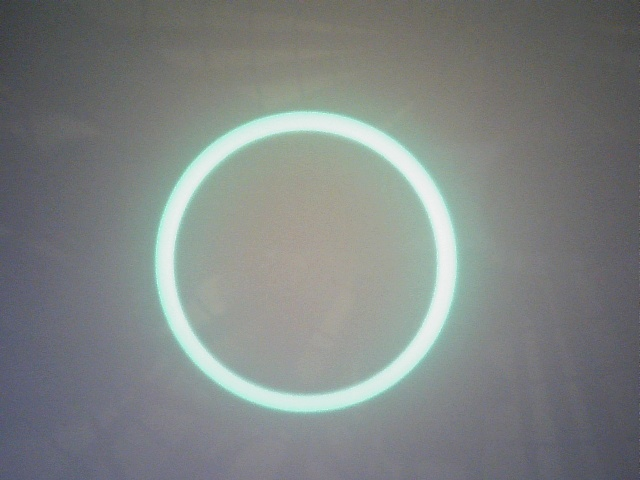
#> input picture pythonProject2/LED_ON.jpg, 640 x 480 px
$ python can_bang_sang2.py
#> lines starting #> are read from the running program, lines starting #| are printed output that depends on the picture; after the words box and inside, x2 and y2 are one past the last pixel; in counts of white or black regions, pixels touching at a corner belong together
#> in main, anh is the input picture: shape (480, 640, 3); mean B, G, R 130.4, 131.6, 126.5
import cv2
import numpy as np

def anh_histogram(image):
    # Chuyển đổi ảnh sang ảnh grayscale
    anh_xam = cv2.cvtColor(image, cv2.COLOR_BGR2GRAY)
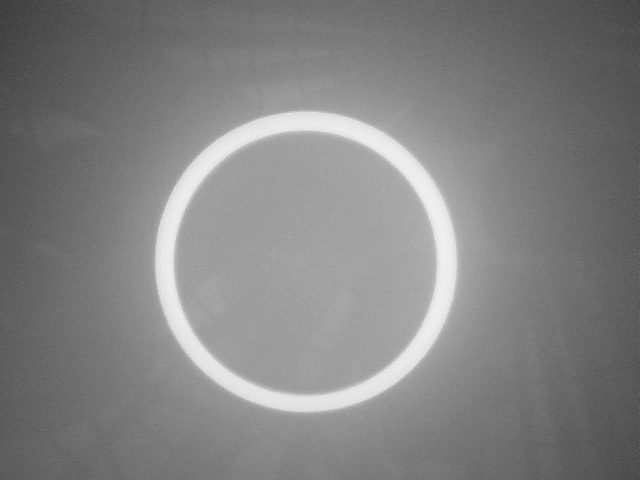
#> anh_xam: shape (480, 640); min 54, max 243, mean 129.9

    # Cân bằng lược đồ màu
    anh_can_bang = cv2.equalizeHist(anh_xam)
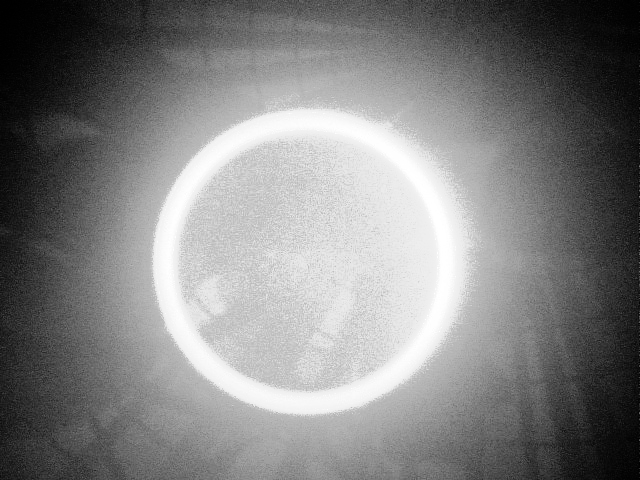
#> anh_can_bang: shape (480, 640); min 0, max 255, mean 128.9

    # Chuyển đổi ảnh xám thành ảnh màu
    anh_can_bang_mau = cv2.cvtColor(anh_can_bang, cv2.COLOR_GRAY2BGR)

    # Tìm giá trị tối đa và tối thiểu trong ảnh cân bằng
    gia_tri_toi_thieu, gia_tri_toi_da, _, _ = cv2.minMaxLoc(anh_can_bang)
#> gia_tri_toi_thieu = 0; gia_tri_toi_da = 255

    # Đặt ngưỡng để lọc các pixel có độ tương phản cao hơn ngưỡng
    nguong = gia_tri_toi_da * 0.95
#> nguong = 242.2

    # Cắt ảnh theo phần có độ tương phản tương đối cao
    anh_cai_tien_tuong_phan = anh_can_bang_mau.copy()
    anh_cai_tien_tuong_phan[anh_can_bang_mau < nguong] = 0
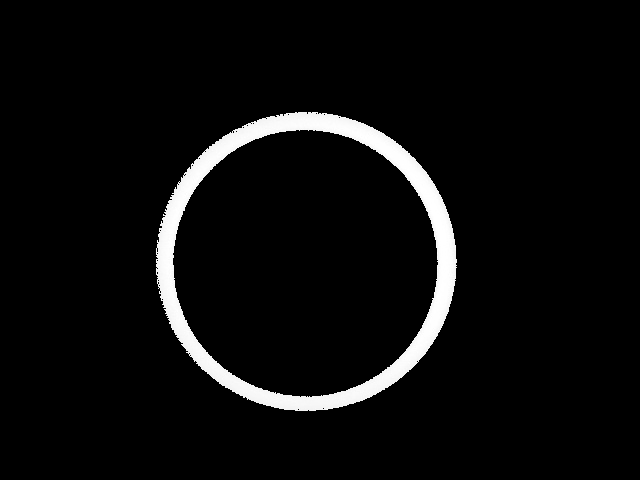
#> anh_cai_tien_tuong_phan: shape (480, 640, 3); min 0, max 255, mean 12.3

    return anh_cai_tien_tuong_phan


def xac_dinh_vung_trang(anh):
    # Chuyển đổi ảnh sang ảnh grayscale
    anh_xam = cv2.cvtColor(anh, cv2.COLOR_BGR2GRAY)

    # Áp dụng phép toán nhị phân hóa để chuyển đổi ảnh sang dạng nhị phân
    _, anh_nhi_phan = cv2.threshold(anh_xam, 0, 255, cv2.THRESH_BINARY)
#> anh_nhi_phan: shape (480, 640); 4.9% white; 1 white region, box (x1, y1, x2, y2) and area: (156, 112, 457, 411) 15165

    # Tìm các vị trí có giá trị pixel là màu trắng
    vung_trang = np.where(anh_nhi_phan == 255)
#> vung_trang = 15165 positions, rows 112 to 410, columns 156 to 456
    return vung_trang


def main():
    anh = cv2.imread("LED_ON.jpg")
    anh_cai_tien = anh_histogram(anh)

    cv2.imshow("Anh Goc", anh)
    cv2.imshow("Anh Moi", anh_cai_tien)

    vung_trang = xac_dinh_vung_trang(anh_cai_tien)
    print("Thông số vùng trắng :", vung_trang)
#> (printed output is left out)

    # Tạo một ảnh có cùng kích thước với ảnh gốc để hiển thị vùng trắng
    vung_trang_image = np.zeros_like(anh)
    vung_trang_image[vung_trang] = (0, 255, 0)  # Màu xanh lá cây cho vùng trắng

    cv2.imshow("Vung Trang", vung_trang_image)
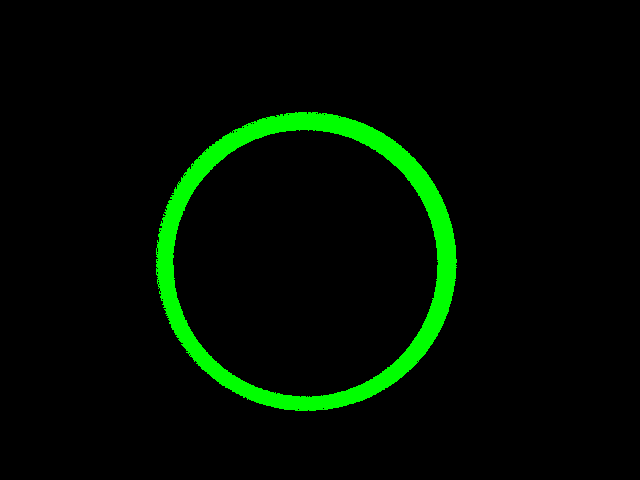
#> window 'Vung Trang': shape (480, 640, 3); mean B, G, R 0, 12.6, 0

    cv2.waitKey(0)
    cv2.destroyAllWindows()


if __name__ == "__main__":
    main()

$ run again, with pythonProject2/LED_OFF.jpg copied over pythonProject2/LED_ON.jpg
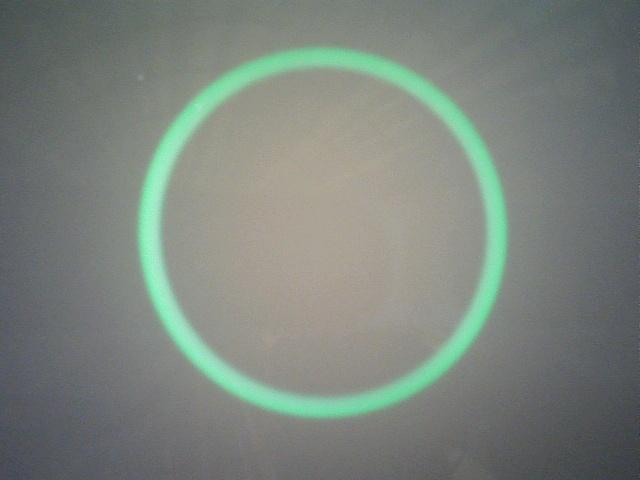
#> input picture pythonProject2/LED_OFF.jpg, 640 x 480 px
#> in main, anh is the input picture: shape (480, 640, 3); mean B, G, R 124.7, 131.6, 123.5
#> in anh_histogram, `anh_can_bang = cv2.equalizeHist(anh_xam)`:
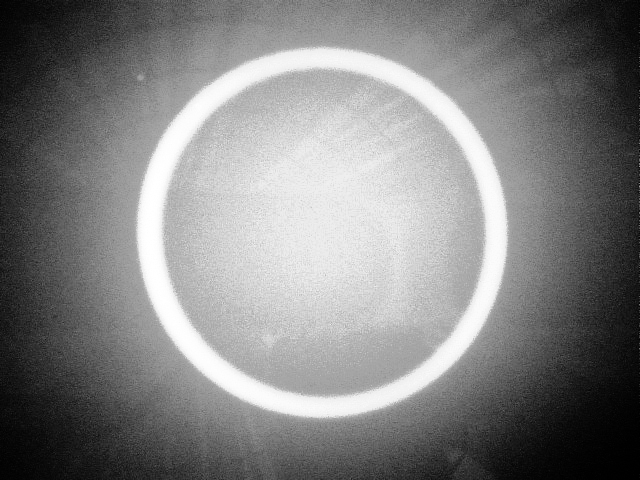
#> anh_can_bang: shape (480, 640); min 0, max 255, mean 128.9
#> gia_tri_toi_thieu = 0; gia_tri_toi_da = 255
#> nguong = 242.2
#> anh_nhi_phan: shape (480, 640); 5.1% white; 19 white regions (18 under 20 px), largest, box (x1, y1, x2, y2) and area: (139, 52, 505, 415) 15515
#> in xac_dinh_vung_trang, `vung_trang = np.where(anh_nhi_phan == 255)`: vung_trang = 15535 positions, rows 52 to 414, columns 139 to 504
#> (printed output is left out)
#> in main, `cv2.imshow("Vung Trang", vung_trang_image)`:
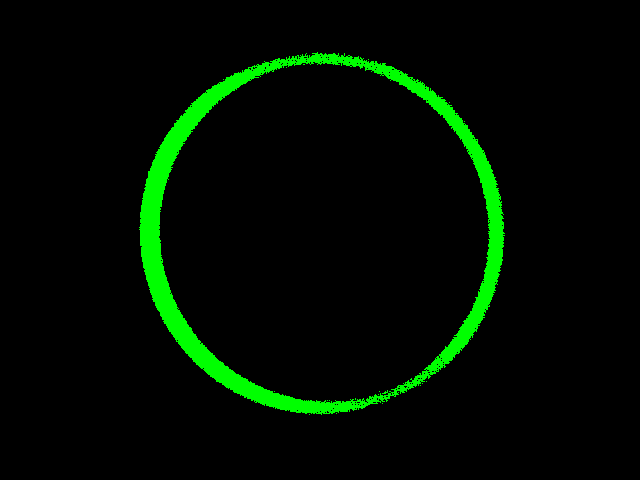
#> window 'Vung Trang': shape (480, 640, 3); mean B, G, R 0, 12.9, 0
